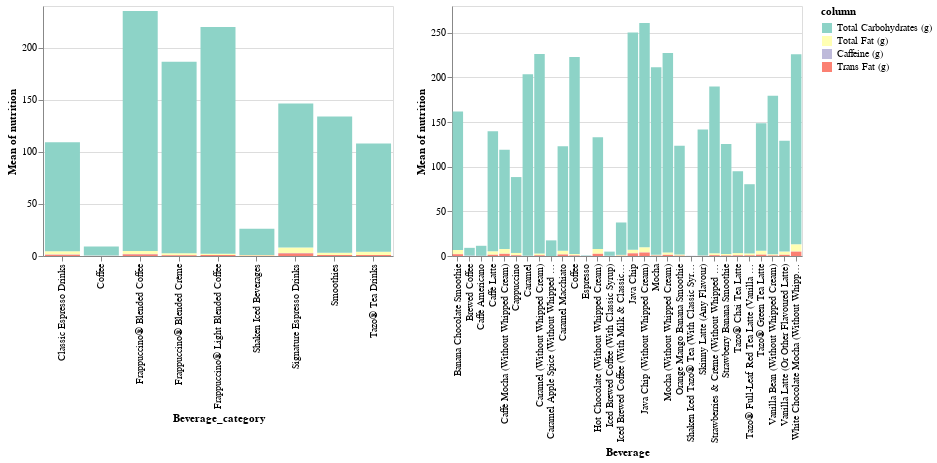

The code cell stored with this chart in its notebook:
### Code cell
print('nutrition by category')

# Let's implement filtering using dynamic queries. 
selection_cat = alt.selection(type="multi", fields=['Beverage_category'])
selection_col = alt.selection_multi(fields=['column'])
make_selector_col = data_t.mark_rect().encode(y='column:N', color=color).add_selection(selection_col)

# Create a container for our two different views
base =  data_t.properties(width=700, height=250)

# Let's specify our overview chart
overview = data_t.mark_bar().encode(
    y = 'mean(nutrition):Q',
    x = 'Beverage_category:N',
    color=alt.Color('column:N')
).add_selection(selection_cat).properties(height=250, width=350)

# Create a detail chart
detail = base.mark_bar().encode(
    y = 'mean(nutrition):Q', 
    x = 'Beverage:N',
    color=alt.Color('column:N', scale=alt.Scale(scheme='set3'))
).transform_filter(selection_cat).properties(height=250, width=350)

overview | detail

### Figure 1 — Vega-Lite specification as saved in the notebook (floating-point values rounded to 4 significant figures; data arrays with more than 128 entries replaced by an {"elided": "..."} marker saying what was removed)
{"config": {"view": {"continuousWidth": 400, "continuousHeight": 300}}, "hconcat": [{"mark": "bar", "encoding": {"color": {"type": "nominal", "field": "column"}, "x": {"type": "nominal", "field": "Beverage_category"}, "y": {"type": "quantitative", "aggregate": "mean", "field": "nutrition"}}, "height": 250, "selection": {"selector005": {"type": "multi", "fields": ["Beverage_category"]}}, "transform": [{"fold": [" Total Fat (g)", "Trans Fat (g) ", " Total Carbohydrates (g) ", "Caffeine (g)"], "as": ["column", "nutrition"]}], "width": 350}, {"mark": "bar", "encoding": {"color": {"type": "nominal", "field": "column", "scale": {"scheme": "set3"}}, "x": {"type": "nominal", "field": "Beverage"}, "y": {"type": "quantitative", "aggregate": "mean", "field": "nutrition"}}, "height": 250, "transform": [{"fold": [" Total Fat (g)", "Trans Fat (g) ", " Total Carbohydrates (g) ", "Caffeine (g)"], "as": ["column", "nutrition"]}, {"filter": {"selection": "selector005"}}], "width": 350}], "data": {"name": "data-e9d70023d3f39062055135ad777e6bee"}, "$schema": "https://vega.github.io/schema/vega-lite/v4.8.1.json", "datasets": {"data-e9d70023d3f39062055135ad777e6bee": {"elided": "218 records"}}}
